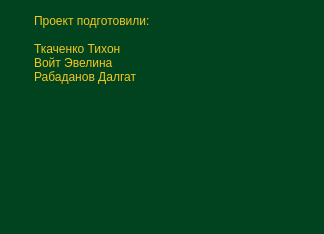
<?xml version="1.0" encoding="UTF-8"?>
<ui version="4.0">
 <class>about</class>
 <widget class="QWidget" name="about">
  <property name="geometry">
   <rect>
    <x>0</x>
    <y>0</y>
    <width>324</width>
    <height>234</height>
   </rect>
  </property>
  <property name="windowTitle">
   <string>Form</string>
  </property>
  <property name="styleSheet">
   <string notr="true">background-color: rgb(1, 67, 30);</string>
  </property>
  <widget class="QTextEdit" name="text_wdt">
   <property name="geometry">
    <rect>
     <x>30</x>
     <y>10</y>
     <width>271</width>
     <height>221</height>
    </rect>
   </property>
   <property name="font">
    <font>
     <pointsize>12</pointsize>
     <kerning>true</kerning>
    </font>
   </property>
   <property name="cursor" stdset="0">
    <cursorShape>ArrowCursor</cursorShape>
   </property>
   <property name="styleSheet">
    <string notr="true">color: rgb(243, 198, 32);</string>
   </property>
   <property name="frameShape">
    <enum>QFrame::NoFrame</enum>
   </property>
   <property name="frameShadow">
    <enum>QFrame::Plain</enum>
   </property>
   <property name="lineWidth">
    <number>0</number>
   </property>
   <property name="readOnly">
    <bool>true</bool>
   </property>
   <property name="html">
    <string>&lt;!DOCTYPE HTML PUBLIC &quot;-//W3C//DTD HTML 4.0//EN&quot; &quot;http://www.w3.org/TR/REC-html40/strict.dtd&quot;&gt;
&lt;html&gt;&lt;head&gt;&lt;meta name=&quot;qrichtext&quot; content=&quot;1&quot; /&gt;&lt;style type=&quot;text/css&quot;&gt;
p, li { white-space: pre-wrap; }
&lt;/style&gt;&lt;/head&gt;&lt;body style=&quot; font-family:'MS Shell Dlg 2'; font-size:12pt; font-weight:400; font-style:normal;&quot;&gt;
&lt;p style=&quot; margin-top:0px; margin-bottom:0px; margin-left:0px; margin-right:0px; -qt-block-indent:0; text-indent:0px;&quot;&gt;&lt;span style=&quot; font-size:9pt;&quot;&gt;Проект подготовили:&lt;/span&gt;&lt;/p&gt;
&lt;p style=&quot;-qt-paragraph-type:empty; margin-top:0px; margin-bottom:0px; margin-left:0px; margin-right:0px; -qt-block-indent:0; text-indent:0px; font-size:9pt;&quot;&gt;&lt;br /&gt;&lt;/p&gt;
&lt;p style=&quot; margin-top:0px; margin-bottom:0px; margin-left:0px; margin-right:0px; -qt-block-indent:0; text-indent:0px;&quot;&gt;&lt;span style=&quot; font-size:9pt;&quot;&gt;Ткаченко Тихон&lt;/span&gt;&lt;/p&gt;
&lt;p style=&quot; margin-top:0px; margin-bottom:0px; margin-left:0px; margin-right:0px; -qt-block-indent:0; text-indent:0px;&quot;&gt;&lt;span style=&quot; font-size:9pt;&quot;&gt;Войт Эвелина&lt;/span&gt;&lt;/p&gt;
&lt;p style=&quot; margin-top:0px; margin-bottom:0px; margin-left:0px; margin-right:0px; -qt-block-indent:0; text-indent:0px;&quot;&gt;&lt;span style=&quot; font-size:9pt;&quot;&gt;Рабаданов Далгат&lt;/span&gt;&lt;/p&gt;&lt;/body&gt;&lt;/html&gt;</string>
   </property>
   <property name="textInteractionFlags">
    <set>Qt::NoTextInteraction</set>
   </property>
  </widget>
 </widget>
 <resources/>
 <connections/>
</ui>
